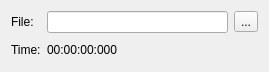
<?xml version="1.0" encoding="UTF-8"?>
<ui version="4.0">
 <class>PlaybackFileView</class>
 <widget class="QWidget" name="PlaybackFileView">
  <property name="geometry">
   <rect>
    <x>0</x>
    <y>0</y>
    <width>269</width>
    <height>72</height>
   </rect>
  </property>
  <property name="windowTitle">
   <string>Form</string>
  </property>
  <layout class="QGridLayout" name="gridLayout">
   <item row="0" column="0">
    <widget class="QLabel" name="label">
     <property name="text">
      <string>File:</string>
     </property>
    </widget>
   </item>
   <item row="0" column="1">
    <widget class="QLineEdit" name="lineEditFile"/>
   </item>
   <item row="0" column="2">
    <widget class="QToolButton" name="toolButtonFile">
     <property name="text">
      <string>...</string>
     </property>
    </widget>
   </item>
   <item row="1" column="0">
    <widget class="QLabel" name="label_2">
     <property name="text">
      <string>Time:</string>
     </property>
    </widget>
   </item>
   <item row="1" column="1" colspan="2">
    <widget class="QLabel" name="labelTime">
     <property name="text">
      <string>00:00:00:000</string>
     </property>
    </widget>
   </item>
  </layout>
 </widget>
 <resources/>
 <connections>
  <connection>
   <sender>toolButtonFile</sender>
   <signal>clicked()</signal>
   <receiver>PlaybackFileView</receiver>
   <slot>selectFile()</slot>
   <hints>
    <hint type="sourcelabel">
     <x>249</x>
     <y>19</y>
    </hint>
    <hint type="destinationlabel">
     <x>134</x>
     <y>31</y>
    </hint>
   </hints>
  </connection>
 </connections>
 <slots>
  <slot>selectFile()</slot>
 </slots>
</ui>
